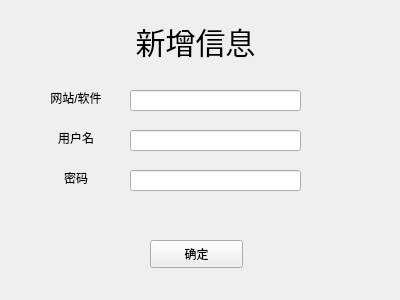
<?xml version="1.0" encoding="UTF-8"?>
<ui version="4.0">
 <class>Add</class>
 <widget class="QWidget" name="Add">
  <property name="geometry">
   <rect>
    <x>0</x>
    <y>0</y>
    <width>400</width>
    <height>300</height>
   </rect>
  </property>
  <property name="windowTitle">
   <string>Form</string>
  </property>
  <widget class="QLabel" name="label">
   <property name="geometry">
    <rect>
     <x>110</x>
     <y>20</y>
     <width>171</width>
     <height>41</height>
    </rect>
   </property>
   <property name="styleSheet">
    <string notr="true">font:30px;</string>
   </property>
   <property name="text">
    <string>新增信息</string>
   </property>
   <property name="alignment">
    <set>Qt::AlignCenter</set>
   </property>
  </widget>
  <widget class="QLabel" name="label_2">
   <property name="geometry">
    <rect>
     <x>40</x>
     <y>90</y>
     <width>72</width>
     <height>15</height>
    </rect>
   </property>
   <property name="text">
    <string>网站/软件</string>
   </property>
   <property name="alignment">
    <set>Qt::AlignCenter</set>
   </property>
  </widget>
  <widget class="QLabel" name="label_3">
   <property name="geometry">
    <rect>
     <x>40</x>
     <y>130</y>
     <width>72</width>
     <height>15</height>
    </rect>
   </property>
   <property name="text">
    <string>用户名</string>
   </property>
   <property name="alignment">
    <set>Qt::AlignCenter</set>
   </property>
  </widget>
  <widget class="QLabel" name="label_4">
   <property name="geometry">
    <rect>
     <x>40</x>
     <y>170</y>
     <width>72</width>
     <height>15</height>
    </rect>
   </property>
   <property name="text">
    <string>密码</string>
   </property>
   <property name="alignment">
    <set>Qt::AlignCenter</set>
   </property>
  </widget>
  <widget class="QLineEdit" name="url_value">
   <property name="geometry">
    <rect>
     <x>130</x>
     <y>90</y>
     <width>171</width>
     <height>21</height>
    </rect>
   </property>
  </widget>
  <widget class="QLineEdit" name="username_value">
   <property name="geometry">
    <rect>
     <x>130</x>
     <y>130</y>
     <width>171</width>
     <height>21</height>
    </rect>
   </property>
  </widget>
  <widget class="QLineEdit" name="password_value">
   <property name="geometry">
    <rect>
     <x>130</x>
     <y>170</y>
     <width>171</width>
     <height>21</height>
    </rect>
   </property>
  </widget>
  <widget class="QPushButton" name="pushButton">
   <property name="geometry">
    <rect>
     <x>150</x>
     <y>240</y>
     <width>93</width>
     <height>28</height>
    </rect>
   </property>
   <property name="text">
    <string>确定</string>
   </property>
  </widget>
 </widget>
 <resources/>
 <connections/>
</ui>
